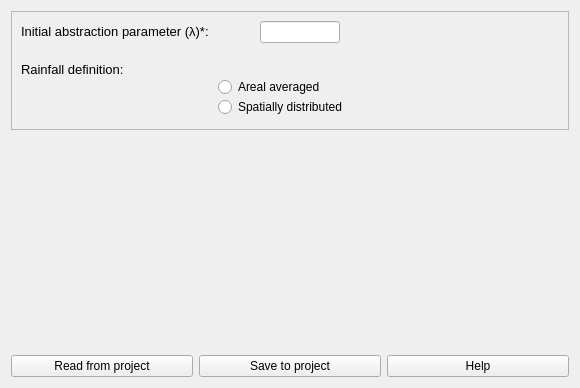
              <widget class="QWidget" name="scrollAreaWidgetContents">
               <property name="geometry">
                <rect>
                 <x>0</x>
                 <y>0</y>
                 <width>580</width>
                 <height>388</height>
                </rect>
               </property>
               <layout class="QGridLayout" name="gridLayout_13">
                <item row="0" column="0">
                 <layout class="QGridLayout" name="gridLayout_11">
                  <item row="0" column="0">
                   <widget class="QFrame" name="frame">
                    <property name="frameShape">
                     <enum>QFrame::StyledPanel</enum>
                    </property>
                    <property name="frameShadow">
                     <enum>QFrame::Raised</enum>
                    </property>
                    <layout class="QGridLayout" name="gridLayout_5">
                     <item row="2" column="0">
                      <layout class="QGridLayout" name="gridLayout_8">
                       <property name="topMargin">
                        <number>5</number>
                       </property>
                       <property name="bottomMargin">
                        <number>3</number>
                       </property>
                       <property name="verticalSpacing">
                        <number>0</number>
                       </property>
                       <item row="1" column="0">
                        <layout class="QVBoxLayout" name="verticalLayout_3">
                         <property name="spacing">
                          <number>0</number>
                         </property>
                         <property name="topMargin">
                          <number>0</number>
                         </property>
                         <property name="bottomMargin">
                          <number>0</number>
                         </property>
                         <item>
                          <layout class="QHBoxLayout" name="horizontalLayout_8">
                           <item>
                            <spacer name="horizontalSpacer_5">
                             <property name="orientation">
                              <enum>Qt::Horizontal</enum>
                             </property>
                             <property name="sizeHint" stdset="0">
                              <size>
                               <width>40</width>
                               <height>20</height>
                              </size>
                             </property>
                            </spacer>
                           </item>
                           <item>
                            <widget class="QRadioButton" name="rb_1_pg1">
                             <property name="sizePolicy">
                              <sizepolicy hsizetype="Minimum" vsizetype="Fixed">
                               <horstretch>0</horstretch>
                               <verstretch>0</verstretch>
                              </sizepolicy>
                             </property>
                             <property name="minimumSize">
                              <size>
                               <width>128</width>
                               <height>0</height>
                              </size>
                             </property>
                             <property name="text">
                              <string>Areal averaged</string>
                             </property>
                            </widget>
                           </item>
                           <item>
                            <widget class="QLabel" name="label_14">
                             <property name="sizePolicy">
                              <sizepolicy hsizetype="Expanding" vsizetype="Preferred">
                               <horstretch>0</horstretch>
                               <verstretch>0</verstretch>
                              </sizepolicy>
                             </property>
                             <property name="minimumSize">
                              <size>
                               <width>16</width>
                               <height>16</height>
                              </size>
                             </property>
                             <property name="maximumSize">
                              <size>
                               <width>16</width>
                               <height>16</height>
                              </size>
                             </property>
                             <property name="toolTip">
                              <string>&lt;html&gt;&lt;head/&gt;&lt;body&gt;&lt;p&gt;The rainfall will be an areal averaged (spatially uniform) value over the watershed.&lt;/p&gt;&lt;/body&gt;&lt;/html&gt;</string>
                             </property>
                             <property name="whatsThis">
                              <string>&lt;html&gt;&lt;head/&gt;&lt;body&gt;&lt;p&gt;Add the description or function of the object&lt;/p&gt;&lt;/body&gt;&lt;/html&gt;</string>
                             </property>
                             <property name="text">
                              <string/>
                             </property>
                             <property name="pixmap">
                              <pixmap resource="resources.qrc">:/plugins/hidropixel/icons/icons/info(2).png</pixmap>
                             </property>
                             <property name="scaledContents">
                              <bool>true</bool>
                             </property>
                            </widget>
                           </item>
                           <item>
                            <spacer name="horizontalSpacer_2">
                             <property name="orientation">
                              <enum>Qt::Horizontal</enum>
                             </property>
                             <property name="sizeHint" stdset="0">
                              <size>
                               <width>40</width>
                               <height>20</height>
                              </size>
                             </property>
                            </spacer>
                           </item>
                          </layout>
                         </item>
                         <item>
                          <layout class="QHBoxLayout" name="horizontalLayout_10">
                           <item>
                            <spacer name="horizontalSpacer_7">
                             <property name="orientation">
                              <enum>Qt::Horizontal</enum>
                             </property>
                             <property name="sizeHint" stdset="0">
                              <size>
                               <width>40</width>
                               <height>20</height>
                              </size>
                             </property>
                            </spacer>
                           </item>
                           <item>
                            <widget class="QRadioButton" name="rb_2_pg1">
                             <property name="minimumSize">
                              <size>
                               <width>128</width>
                               <height>0</height>
                              </size>
                             </property>
                             <property name="text">
                              <string>Spatially distributed</string>
                             </property>
                            </widget>
                           </item>
                           <item>
                            <widget class="QLabel" name="label_15">
                             <property name="sizePolicy">
                              <sizepolicy hsizetype="Preferred" vsizetype="Preferred">
                               <horstretch>0</horstretch>
                               <verstretch>0</verstretch>
                              </sizepolicy>
                             </property>
                             <property name="minimumSize">
                              <size>
                               <width>16</width>
                               <height>16</height>
                              </size>
                             </property>
                             <property name="maximumSize">
                              <size>
                               <width>16</width>
                               <height>16</height>
                              </size>
                             </property>
                             <property name="toolTip">
                              <string>&lt;html&gt;&lt;head/&gt;&lt;body&gt;&lt;p&gt;The rainfall will be calculated for each pixel of the watershed discretization (spatially heterogeneous).&lt;br/&gt;&lt;/p&gt;&lt;/body&gt;&lt;/html&gt;</string>
                             </property>
                             <property name="whatsThis">
                              <string>&lt;html&gt;&lt;head/&gt;&lt;body&gt;&lt;p&gt;Add the description or function of the object&lt;/p&gt;&lt;/body&gt;&lt;/html&gt;</string>
                             </property>
                             <property name="text">
                              <string/>
                             </property>
                             <property name="pixmap">
                              <pixmap resource="resources.qrc">:/plugins/hidropixel/icons/icons/info(2).png</pixmap>
                             </property>
                             <property name="scaledContents">
                              <bool>true</bool>
                             </property>
                            </widget>
                           </item>
                           <item>
                            <spacer name="horizontalSpacer_4">
                             <property name="orientation">
                              <enum>Qt::Horizontal</enum>
                             </property>
                             <property name="sizeHint" stdset="0">
                              <size>
                               <width>40</width>
                               <height>20</height>
                              </size>
                             </property>
                            </spacer>
                           </item>
                          </layout>
                         </item>
                        </layout>
                       </item>
                       <item row="0" column="0">
                        <widget class="QLabel" name="label_4">
                         <property name="minimumSize">
                          <size>
                           <width>10</width>
                           <height>10</height>
                          </size>
                         </property>
                         <property name="toolTipDuration">
                          <number>-1</number>
                         </property>
                         <property name="text">
                          <string>&lt;html&gt;&lt;head/&gt;&lt;body&gt;&lt;p align=&quot;justify&quot;&gt;&lt;span style=&quot; font-size:10pt;&quot;&gt;Rainfall definition:&lt;/span&gt;&lt;/p&gt;&lt;/body&gt;&lt;/html&gt;</string>
                         </property>
                        </widget>
                       </item>
                      </layout>
                     </item>
                     <item row="0" column="0">
                      <layout class="QGridLayout" name="gridLayout_6">
                       <item row="0" column="0">
                        <layout class="QGridLayout" name="gridLayout_9">
                         <item row="0" column="1">
                          <widget class="QLineEdit" name="le_1_pg1">
                           <property name="maximumSize">
                            <size>
                             <width>80</width>
                             <height>24</height>
                            </size>
                           </property>
                           <property name="cursor">
                            <cursorShape>IBeamCursor</cursorShape>
                           </property>
                           <property name="text">
                            <string/>
                           </property>
                          </widget>
                         </item>
                         <item row="0" column="0">
                          <widget class="QLabel" name="label_2">
                           <property name="text">
                            <string>&lt;html&gt;&lt;head/&gt;&lt;body&gt;&lt;p align=&quot;justify&quot;&gt;&lt;span style=&quot; font-size:10pt;&quot;&gt;Initial abstraction parameter (λ)*:&lt;/span&gt;&lt;/p&gt;&lt;/body&gt;&lt;/html&gt;</string>
                           </property>
                          </widget>
                         </item>
                        </layout>
                       </item>
                       <item row="0" column="1">
                        <widget class="QLabel" name="label_11">
                         <property name="sizePolicy">
                          <sizepolicy hsizetype="Preferred" vsizetype="Preferred">
                           <horstretch>0</horstretch>
                           <verstretch>0</verstretch>
                          </sizepolicy>
                         </property>
                         <property name="minimumSize">
                          <size>
                           <width>16</width>
                           <height>16</height>
                          </size>
                         </property>
                         <property name="maximumSize">
                          <size>
                           <width>16</width>
                           <height>16</height>
                          </size>
                         </property>
                         <property name="toolTip">
                          <string>&lt;html&gt;&lt;head/&gt;&lt;body&gt;&lt;p&gt;&lt;span style=&quot; font-weight:600;&quot;&gt;*Required information&lt;/span&gt;&lt;/p&gt;&lt;p&gt;Add the value of the initial abstraction parameter of CN method (Ia=lambda*S).&lt;/p&gt;&lt;/body&gt;&lt;/html&gt;</string>
                         </property>
                         <property name="text">
                          <string/>
                         </property>
                         <property name="pixmap">
                          <pixmap resource="resources.qrc">:/plugins/hidropixel/icons/icons/info(2).png</pixmap>
                         </property>
                         <property name="scaledContents">
                          <bool>true</bool>
                         </property>
                        </widget>
                       </item>
                       <item row="0" column="2">
                        <spacer name="horizontalSpacer_13">
                         <property name="orientation">
                          <enum>Qt::Horizontal</enum>
                         </property>
                         <property name="sizeType">
                          <enum>QSizePolicy::Fixed</enum>
                         </property>
                         <property name="sizeHint" stdset="0">
                          <size>
                           <width>197</width>
                           <height>20</height>
                          </size>
                         </property>
                        </spacer>
                       </item>
                      </layout>
                     </item>
                     <item row="1" column="0">
                      <spacer name="verticalSpacer_14">
                       <property name="orientation">
                        <enum>Qt::Vertical</enum>
                       </property>
                       <property name="sizeType">
                        <enum>QSizePolicy::Fixed</enum>
                       </property>
                       <property name="sizeHint" stdset="0">
                        <size>
                         <width>20</width>
                         <height>8</height>
                        </size>
                       </property>
                      </spacer>
                     </item>
                    </layout>
                   </widget>
                  </item>
                  <item row="2" column="0">
                   <layout class="QHBoxLayout" name="horizontalLayout_11">
                    <property name="spacing">
                     <number>6</number>
                    </property>
                    <item>
                     <widget class="QPushButton" name="btn_read_pg1">
                      <property name="text">
                       <string notr="true">Read from project</string>
                      </property>
                     </widget>
                    </item>
                    <item>
                     <widget class="QPushButton" name="btn_save_file_pg1">
                      <property name="text">
                       <string notr="true">Save to project</string>
                      </property>
                     </widget>
                    </item>
                    <item>
                     <widget class="QPushButton" name="btn_help_pg1">
                      <property name="text">
                       <string notr="true">Help</string>
                      </property>
                     </widget>
                    </item>
                   </layout>
                  </item>
                  <item row="1" column="0">
                   <spacer name="verticalSpacer_2">
                    <property name="orientation">
                     <enum>Qt::Vertical</enum>
                    </property>
                    <property name="sizeHint" stdset="0">
                     <size>
                      <width>20</width>
                      <height>40</height>
                     </size>
                    </property>
                   </spacer>
                  </item>
                 </layout>
                </item>
               </layout>
              </widget>
